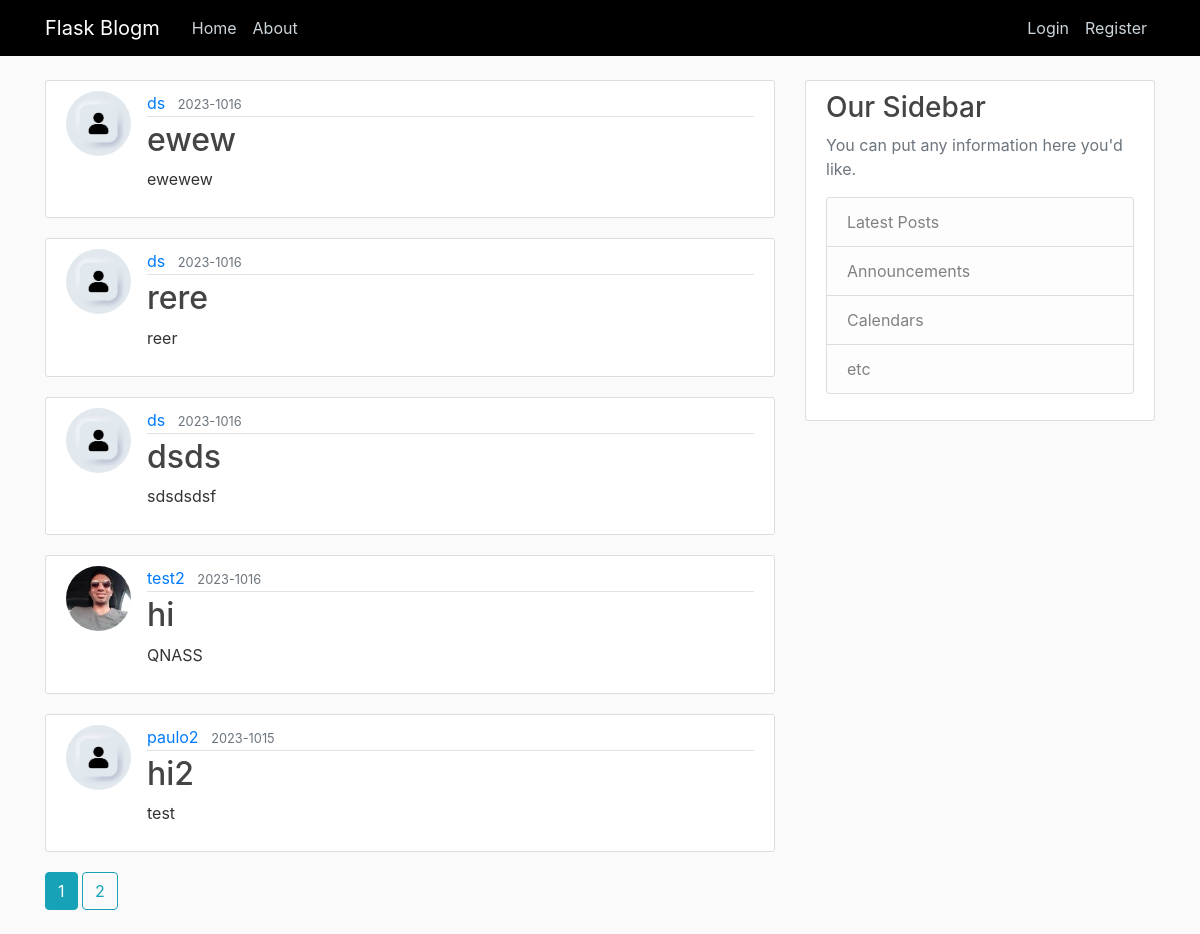
Page /home on the earlier database version.
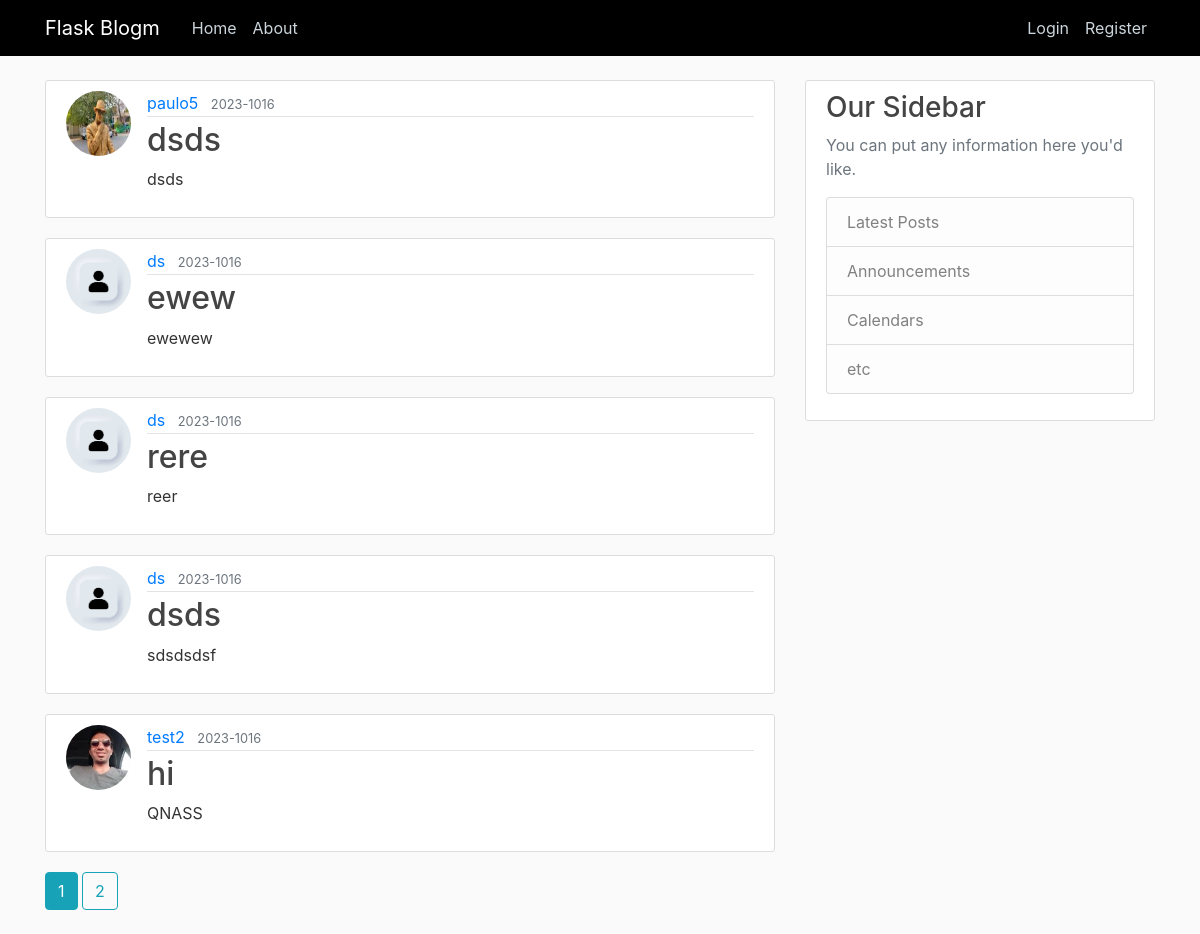
Same page on the later database version.
### flaskblog/models.py (models this page shows, shortened)
class Posts(db.Model):
    id:int = db.Column(db.Integer, primary_key=True)
    title:str = db.Column(db.String(100), nullable=False)
    date:datetime = db.Column(db.DateTime, nullable=False, default=datetime.utcnow)
    content:str = db.Column(db.Text, nullable=False)
    user_id:int = db.Column(db.Integer, db.ForeignKey('users.id'), nullable=False)

class Users(db.Model,UserMixin):
    id:int = db.Column(db.Integer, primary_key=True)
    Username:str = db.Column(db.String(20), unique=True, nullable=False)
    Email:str= db.Column(db.String(100), unique=True, nullable=False, )
    Image_file:str = db.Column(db.String(20), nullable=False,
                           default='default.jpg')
    password:str = db.Column(db.String(60), nullable=False)
    post = db.relationship('Posts', backref='author', lazy=True)

### flaskblog/routes.py (the view)
@app.route("/")
@app.route("/home")
def home():
    page=request.args.get('page',1,type=int)
    post=Posts.query.order_by(Posts.date.desc()).paginate(page=page,per_page=5)
    return render_template('home.html', posts=post)

### flaskblog/templates/home.html
{% extends "layout.html"%}
{% block content %}
{% for post in posts.items%}
<article class="media content-section">
  <img class="rounded-circle article-img" src="{{url_for('static',filename='profile_pic/'+post.author.Image_file) }}">
  <div class="media-body">
    <div class="article-metadata">
      <a class="mr-2" href="{{url_for('user_posts',username=post.author.Username)}}">{{ post.author.Username }}</a>
      <small class="text-muted">{{ post.date.strftime('%Y-%m%d') }}</small>
    </div>
    <h2><a class="article-title" href="{{url_for('post',Posts_id=post.id)}}">{{ post.title }}</a></h2>
    <p class="article-content">{{ post.content }}</p>
  </div>
</article>
{%endfor%}
{%for page_num in posts.iter_pages(left_edge=1,right_edge=1,left_current=1,right_current=2)%}
{%if page_num%}
{%if posts.page== page_num%}
<a class="btn btn-info mb-4" href="{{url_for('home',page=page_num)}}">{{page_num}}</a>
{%else%}
<a class="btn btn-outline-info mb-4" href="{{url_for('home',page=page_num)}}">{{page_num}}</a>
{%endif%}
{%else%}
...
{%endif%}
{%endfor%}
{%endblock content%}

### flaskblog/templates/layout.html (shortened to what this page needs)
<!DOCTYPE html>
<html lang="en">
<head>
  <link rel="stylesheet" href="https://cdn.jsdelivr.net/npm/bootstrap@4.3.1/dist/css/bootstrap.min.css"
>
  <link rel="stylesheet" type="text/css" href="{{ url_for('static', filename='main.css') }}">
</head>
<body>
  <header class="site-header">
    <nav class="navbar navbar-expand-md navbar-dark bg-steel fixed-top">
      <div class="container">
        <a class="navbar-brand mr-4" href="/">Flask Blogm</a>
        <div class="collapse navbar-collapse" id="navbarToggle">
          <div class="navbar-nav mr-auto">
            <a class="nav-item nav-link" href="{{url_for('home')}}">Home</a>
            <a class="nav-item nav-link" href="{{url_for('about')}}">About</a>
          </div>
          <div class="navbar-nav">
            {% if current_user.is_authenticated%}
            <a class="nav-item nav-link" href="{{url_for('logout')}}">Logout</a>
            <a class="nav-item nav-link" href="{{url_for('account')}}">Account</a>
            <a class="nav-item nav-link" href="{{url_for('new_post')}}">New post</a>
            {%else%}
            <a class="nav-item nav-link" href="{{url_for('login')}}">Login</a>
            <a class="nav-item nav-link" href="{{url_for('register')}}">Register</a>
            {%endif%}
          </div>
        </div>
      </div>
    </nav>
  </header>
  <main role="main" class="container">
    <div class="row">
      <div class="col-md-8">
        {% block content %}{% endblock %}
      </div>
      <div class="col-md-4">
        <div class="content-section">
          <h3>Our Sidebar</h3>
          <p class='text-muted'>You can put any information here you'd like.
          <ul class="list-group">
            <li class="list-group-item list-group-item-light">Latest Posts</li>
            <li class="list-group-item list-group-item-light">Announcements</li>
            <li class="list-group-item list-group-item-light">Calendars</li>
            <li class="list-group-item list-group-item-light">etc</li>
          </ul>
          </p>
        </div>
      </div>
    </div>
  </main>
</body>
</body>
</html>

### flaskblog/static/main.css (style rules this page uses)
body { background: #fafafa; color: #333333; margin-top: 5rem; }
h1, h2, h3, h4, h5, h6 { color: #444444; }
.bg-steel { background-color: #000000; }
.site-header .navbar-nav .nav-link { color: #cbd5db; }
.content-section { background: #ffffff; padding: 10px 20px; border: 1px solid #dddddd; border-radius: 3px; margin-bottom: 20px; }
.article-title { color: #444444; }
.article-content { white-space: pre-line; }
.article-img { height: 65px; width: 65px; margin-right: 16px; }
.article-metadata { padding-bottom: 1px; margin-bottom: 4px; border-bottom: 1px solid #e3e3e3 }

Differences in the rows shown:
no longer on this page (row unchanged): Posts: Image_file (placeholder picture), author.Username "paulo2", date "2023-1015", title "hi2", content "test"
added Posts: Image_file (picture), author.Username "paulo5", date "2023-1016", title "dsds", content "dsds"
